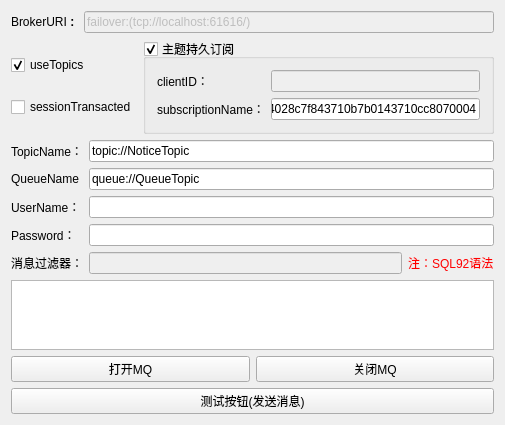
<?xml version="1.0" encoding="UTF-8"?>
<ui version="4.0">
 <class>ActiveMQModuleWidget</class>
 <widget class="QWidget" name="ActiveMQModuleWidget">
  <property name="geometry">
   <rect>
    <x>0</x>
    <y>0</y>
    <width>505</width>
    <height>399</height>
   </rect>
  </property>
  <property name="windowTitle">
   <string>ActiveMQModuleWidget</string>
  </property>
  <layout class="QVBoxLayout" name="verticalLayout_2">
   <item>
    <layout class="QHBoxLayout" name="horizontalLayout">
     <item>
      <widget class="QLabel" name="mBrokerURILabel_">
       <property name="text">
        <string>&lt;html&gt;&lt;head/&gt;&lt;body&gt;&lt;p&gt;BrokerURI&lt;span style=&quot; font-weight:600;&quot;&gt; : &lt;/span&gt;&lt;/p&gt;&lt;/body&gt;&lt;/html&gt;</string>
       </property>
      </widget>
     </item>
     <item>
      <widget class="QLineEdit" name="mBrokerURIEdit_">
       <property name="enabled">
        <bool>false</bool>
       </property>
       <property name="text">
        <string>failover:(tcp://localhost:61616/)</string>
       </property>
      </widget>
     </item>
    </layout>
   </item>
   <item>
    <layout class="QHBoxLayout" name="horizontalLayout_3">
     <item>
      <layout class="QVBoxLayout" name="verticalLayout">
       <item>
        <widget class="QCheckBox" name="mIsUseTopicsCheckBox_">
         <property name="text">
          <string>useTopics</string>
         </property>
         <property name="checked">
          <bool>true</bool>
         </property>
        </widget>
       </item>
       <item>
        <widget class="QCheckBox" name="mSessionTransactedCheckBox_">
         <property name="text">
          <string>sessionTransacted</string>
         </property>
        </widget>
       </item>
      </layout>
     </item>
     <item>
      <widget class="QGroupBox" name="groupBox_topic_persistent">
       <property name="title">
        <string>主题持久订阅</string>
       </property>
       <property name="checkable">
        <bool>true</bool>
       </property>
       <layout class="QGridLayout" name="gridLayout_2">
        <item row="0" column="0">
         <widget class="QLabel" name="mClientIdLabel_">
          <property name="text">
           <string>clientID：</string>
          </property>
         </widget>
        </item>
        <item row="0" column="1">
         <widget class="QLineEdit" name="mCLientIdEdit_">
          <property name="enabled">
           <bool>false</bool>
          </property>
          <property name="text">
           <string/>
          </property>
         </widget>
        </item>
        <item row="1" column="0">
         <widget class="QLabel" name="mSubNameLabel_">
          <property name="text">
           <string>subscriptionName：</string>
          </property>
         </widget>
        </item>
        <item row="1" column="1">
         <widget class="QLineEdit" name="mSubNameEdit_">
          <property name="text">
           <string>4028c7f843710b7b0143710cc8070004</string>
          </property>
         </widget>
        </item>
       </layout>
      </widget>
     </item>
    </layout>
   </item>
   <item>
    <layout class="QFormLayout" name="formLayout">
     <item row="0" column="0">
      <widget class="QLabel" name="mTopicNameLabel_">
       <property name="text">
        <string>TopicName：</string>
       </property>
      </widget>
     </item>
     <item row="0" column="1">
      <widget class="QLineEdit" name="mTopicNameEdit_">
       <property name="text">
        <string>topic://NoticeTopic</string>
       </property>
      </widget>
     </item>
     <item row="2" column="0">
      <widget class="QLabel" name="mUserNameLabel_">
       <property name="text">
        <string>UserName：</string>
       </property>
      </widget>
     </item>
     <item row="2" column="1">
      <widget class="QLineEdit" name="lineEdit_username"/>
     </item>
     <item row="3" column="0">
      <widget class="QLabel" name="mPassWordLabel_">
       <property name="text">
        <string>Password：</string>
       </property>
      </widget>
     </item>
     <item row="3" column="1">
      <widget class="QLineEdit" name="lineEdit_password">
       <property name="echoMode">
        <enum>QLineEdit::Password</enum>
       </property>
      </widget>
     </item>
     <item row="1" column="0">
      <widget class="QLabel" name="mQueueName_">
       <property name="text">
        <string>QueueName</string>
       </property>
      </widget>
     </item>
     <item row="1" column="1">
      <widget class="QLineEdit" name="mQueueNameEdit_">
       <property name="text">
        <string>queue://QueueTopic</string>
       </property>
      </widget>
     </item>
    </layout>
   </item>
   <item>
    <layout class="QHBoxLayout" name="horizontalLayout_2">
     <item>
      <widget class="QLabel" name="mSelectorLabel_">
       <property name="text">
        <string>消息过滤器：</string>
       </property>
      </widget>
     </item>
     <item>
      <widget class="QLineEdit" name="mSelectorEdit_">
       <property name="enabled">
        <bool>false</bool>
       </property>
       <property name="text">
        <string/>
       </property>
      </widget>
     </item>
     <item>
      <widget class="QLabel" name="label_6">
       <property name="styleSheet">
        <string notr="true">color: rgb(255, 0, 0);</string>
       </property>
       <property name="text">
        <string>注：SQL92语法</string>
       </property>
      </widget>
     </item>
    </layout>
   </item>
   <item>
    <widget class="QListWidget" name="mReceivedMsgList_">
     <property name="movement">
      <enum>QListView::Static</enum>
     </property>
     <property name="isWrapping" stdset="0">
      <bool>false</bool>
     </property>
     <property name="wordWrap">
      <bool>true</bool>
     </property>
    </widget>
   </item>
   <item>
    <layout class="QHBoxLayout" name="horizontalLayout_4">
     <item>
      <widget class="QPushButton" name="mOpenMQBtn_">
       <property name="text">
        <string>打开MQ</string>
       </property>
      </widget>
     </item>
     <item>
      <widget class="QPushButton" name="mCloseMQBtn_">
       <property name="enabled">
        <bool>true</bool>
       </property>
       <property name="text">
        <string>关闭MQ</string>
       </property>
      </widget>
     </item>
    </layout>
   </item>
   <item>
    <widget class="QPushButton" name="mTestSendMsgToServerBtn_">
     <property name="text">
      <string>测试按钮(发送消息)</string>
     </property>
    </widget>
   </item>
  </layout>
 </widget>
 <layoutdefault spacing="6" margin="11"/>
 <resources/>
 <connections/>
</ui>
